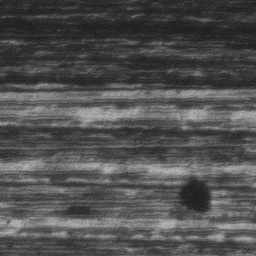
#> input picture 57954206-adaptive-threshold-contour-detection/4.jpg, 256 x 256 px
$ python adaptive_threshold.py
#> lines starting #> are read from the running program, lines starting #| are printed output that depends on the picture; after the words box and inside, x2 and y2 are one past the last pixel; in counts of white or black regions, pixels touching at a corner belong together
import cv2

image = cv2.imread('4.jpg')
#> image is the input picture: shape (256, 256, 3); min 22, max 181, mean 80.2
gray = cv2.cvtColor(image, cv2.COLOR_BGR2GRAY)
blur = cv2.medianBlur(gray, 25)
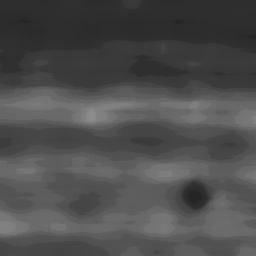
#> blur: shape (256, 256); min 37, max 139, mean 77.6
thresh = cv2.adaptiveThreshold(blur,255,cv2.ADAPTIVE_THRESH_GAUSSIAN_C, cv2.THRESH_BINARY_INV,27,6)
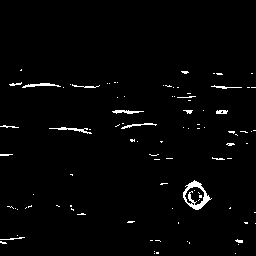
#> thresh: shape (256, 256); 2% white in thin lines or dots, all inside (x1, y1, x2, y2) = (0, 69, 256, 254)

kernel = cv2.getStructuringElement(cv2.MORPH_RECT, (3,3))
close = cv2.morphologyEx(thresh, cv2.MORPH_CLOSE, kernel, iterations=1)
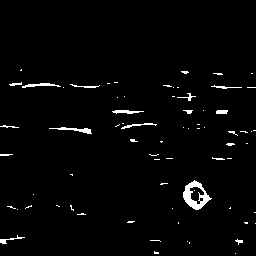
#> close: shape (256, 256); 2.2% white; 72 white regions (55 under 20 px), largest, box (x1, y1, x2, y2) and area: (183, 180, 212, 210) 386, (49, 127, 92, 134) 112, (22, 83, 61, 88) 92
dilate = cv2.dilate(close, kernel, iterations=2)
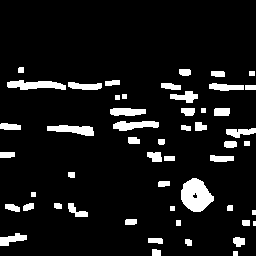
#> dilate: shape (256, 256); 8.7% white; 52 white regions (1 under 20 px)

cnts = cv2.findContours(dilate, cv2.RETR_EXTERNAL, cv2.CHAIN_APPROX_SIMPLE)
#> cnts = 52 contours, 8 with area under 20; largest, box (x1, y1, x2, y2) and area: (181, 178, 214, 212) 736, (7, 80, 66, 90) 340, (47, 125, 94, 136) 280, (113, 121, 159, 131) 265, (110, 108, 146, 116) 203
cnts = cnts[0] if len(cnts) == 2 else cnts[1]
cnts = sorted(cnts, key=cv2.contourArea, reverse=True)[:10]
#> cnts = 10 contours; largest, box (x1, y1, x2, y2) and area: (181, 178, 214, 212) 736, (7, 80, 66, 90) 340, (47, 125, 94, 136) 280, (113, 121, 159, 131) 265, (110, 108, 146, 116) 203

minimum_area = 500
for c in cnts:
    area = cv2.contourArea(c)
    if area > minimum_area:
        # Find centroid
        M = cv2.moments(c)
        cX = int(M["m10"] / M["m00"])
        cY = int(M["m01"] / M["m00"])
        cv2.circle(image, (cX, cY), 20, (36, 255, 12), 2)
        x,y,w,h = cv2.boundingRect(c)
        cv2.putText(image, 'Radius: {}'.format(w/2), (10,20), cv2.FONT_HERSHEY_SIMPLEX, 0.5, (36,255,12), 2)
        break
#> this loop made 1 pass
#> (area, cX, cY, x, y, w, h) on pass 1: (735.5, 195, 195, 181, 178, 33, 34)
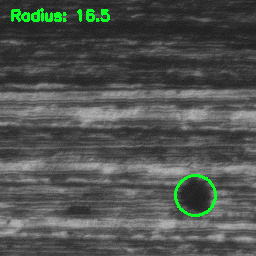
#> image: shape (256, 256, 3); 1.59% of pixels changed, all inside (x1, y1, x2, y2) = (11, 8, 217, 217)

cv2.imshow('thresh', thresh)
cv2.imshow('close', close)
cv2.imshow('image', image)
cv2.waitKey()

$ run again, with 57954206-adaptive-threshold-contour-detection/1.jpg copied over 57954206-adaptive-threshold-contour-detection/4.jpg
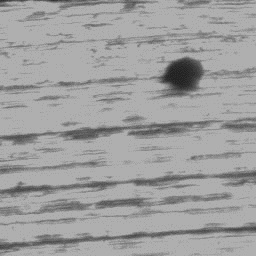
#> input picture 57954206-adaptive-threshold-contour-detection/1.jpg, 256 x 256 px
#> image is the input picture: shape (256, 256, 3); min 30, max 183, mean 159.1
#> `thresh = cv2.adaptiveThreshold(blur,255,cv2.ADAPTIVE_THRESH_GAUSSIAN_C..`:
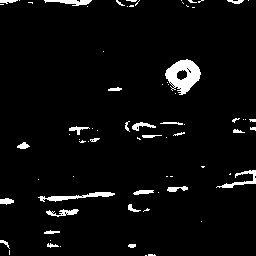
#> thresh: shape (256, 256); 4.1% white; 74 white regions (48 under 20 px), largest, box (x1, y1, x2, y2) and area: (165, 59, 201, 95) 746, (38, 192, 115, 202) 286, (216, 170, 256, 188) 202
#> close: shape (256, 256); 4.4% white; 54 white regions (26 under 20 px), largest, box (x1, y1, x2, y2) and area: (165, 59, 201, 95) 795, (38, 192, 115, 202) 295, (216, 170, 256, 188) 212
#> dilate: shape (256, 256); 11.1% white; 33 white regions
#> `cnts = cv2.findContours(dilate, cv2.RETR_EXTERNAL, cv2.CHAIN_APPROX_SI..`: cnts = 33 contours, 4 with area under 20; largest, box (x1, y1, x2, y2) and area: (160, 57, 203, 97) 1147, (123, 119, 187, 142) 640, (36, 190, 117, 204) 594, (214, 168, 256, 190) 523, (67, 124, 102, 145) 377
#> `cnts = sorted(cnts, key=cv2.contourArea, reverse=True)[:10]`: cnts = 10 contours; largest, box (x1, y1, x2, y2) and area: (160, 57, 203, 97) 1147, (123, 119, 187, 142) 640, (36, 190, 117, 204) 594, (214, 168, 256, 190) 523, (67, 124, 102, 145) 377
#> the loop `for c in cnts:` made 1 pass
#> (area, cX, cY, x, y, w, h) on pass 1: (1147, 182, 75, 160, 57, 43, 40)
#> after the loop `for c in cnts:`:
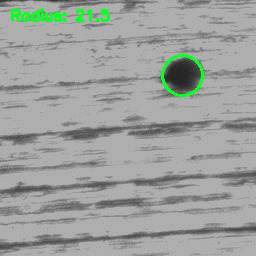
#> image: shape (256, 256, 3); 1.58% of pixels changed, all inside (x1, y1, x2, y2) = (11, 8, 204, 97)

$ run again, with 57954206-adaptive-threshold-contour-detection/2.jpg copied over 57954206-adaptive-threshold-contour-detection/4.jpg
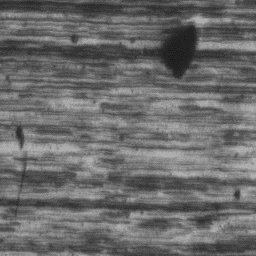
#> input picture 57954206-adaptive-threshold-contour-detection/2.jpg, 256 x 256 px
#> image is the input picture: shape (256, 256, 3); min 19, max 182, mean 106.1
#> `thresh = cv2.adaptiveThreshold(blur,255,cv2.ADAPTIVE_THRESH_GAUSSIAN_C..`:
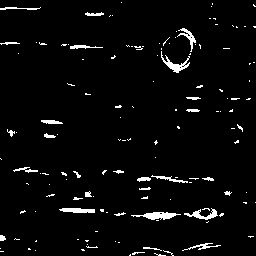
#> thresh: shape (256, 256); 3.6% white; 137 white regions (110 under 20 px), largest, box (x1, y1, x2, y2) and area: (131, 212, 181, 220) 211, (161, 51, 190, 73) 185, (184, 208, 218, 220) 151
#> close: shape (256, 256); 3.9% white; 107 white regions (79 under 20 px), largest, box (x1, y1, x2, y2) and area: (161, 28, 196, 73) 377, (131, 212, 181, 221) 230, (184, 208, 224, 223) 202
#> dilate: shape (256, 256); 14.4% white; 81 white regions (1 under 20 px)
#> `cnts = cv2.findContours(dilate, cv2.RETR_EXTERNAL, cv2.CHAIN_APPROX_SI..`: cnts = 81 contours, 12 with area under 20; largest, box (x1, y1, x2, y2) and area: (155, 26, 203, 75) 946, (129, 206, 226, 225) 889, (135, 173, 216, 185) 536, (127, 245, 176, 256) 295, (180, 241, 223, 253) 279
#> `cnts = sorted(cnts, key=cv2.contourArea, reverse=True)[:10]`: cnts = 10 contours; largest, box (x1, y1, x2, y2) and area: (155, 26, 203, 75) 946, (129, 206, 226, 225) 889, (135, 173, 216, 185) 536, (127, 245, 176, 256) 295, (180, 241, 223, 253) 279
#> the loop `for c in cnts:` made 1 pass
#> (area, cX, cY, x, y, w, h) on pass 1: (945.5, 178, 50, 155, 26, 48, 49)
#> after the loop `for c in cnts:`:
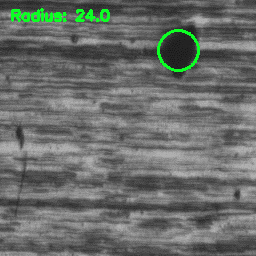
#> image: shape (256, 256, 3); 1.63% of pixels changed, all inside (x1, y1, x2, y2) = (11, 8, 200, 72)

$ run again, with 57954206-adaptive-threshold-contour-detection/3.jpg copied over 57954206-adaptive-threshold-contour-detection/4.jpg
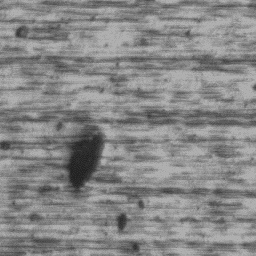
#> input picture 57954206-adaptive-threshold-contour-detection/3.jpg, 256 x 256 px
#> image is the input picture: shape (256, 256, 3); min 30, max 185, mean 134.9
#> `thresh = cv2.adaptiveThreshold(blur,255,cv2.ADAPTIVE_THRESH_GAUSSIAN_C..`:
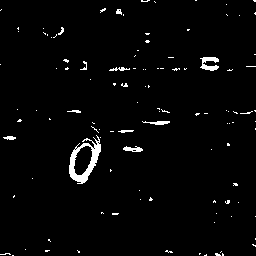
#> thresh: shape (256, 256); 2.4% white; 111 white regions (100 under 20 px), largest, box (x1, y1, x2, y2) and area: (69, 135, 101, 184) 576, (200, 57, 219, 71) 158, (123, 146, 143, 152) 76
#> close: shape (256, 256); 2.7% white; 93 white regions (77 under 20 px), largest, box (x1, y1, x2, y2) and area: (69, 135, 101, 184) 656, (200, 57, 219, 71) 165, (123, 146, 143, 152) 81
#> dilate: shape (256, 256); 9.7% white; 77 white regions (6 under 20 px)
#> `cnts = cv2.findContours(dilate, cv2.RETR_EXTERNAL, cv2.CHAIN_APPROX_SI..`: cnts = 77 contours, 25 with area under 20; largest, box (x1, y1, x2, y2) and area: (67, 120, 103, 186) 1408, (198, 55, 221, 73) 339, (140, 119, 172, 127) 182, (41, 25, 66, 40) 182, (121, 144, 145, 154) 180
#> `cnts = sorted(cnts, key=cv2.contourArea, reverse=True)[:10]`: cnts = 10 contours; largest, box (x1, y1, x2, y2) and area: (67, 120, 103, 186) 1408, (198, 55, 221, 73) 339, (140, 119, 172, 127) 182, (41, 25, 66, 40) 182, (121, 144, 145, 154) 180
#> the loop `for c in cnts:` made 1 pass
#> (area, cX, cY, x, y, w, h) on pass 1: (1407.5, 84, 156, 67, 120, 36, 66)
#> after the loop `for c in cnts:`:
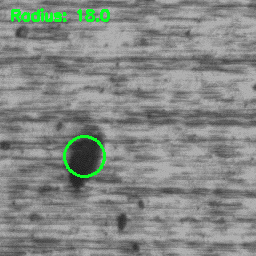
#> image: shape (256, 256, 3); 1.6% of pixels changed, all inside (x1, y1, x2, y2) = (11, 8, 110, 178)
